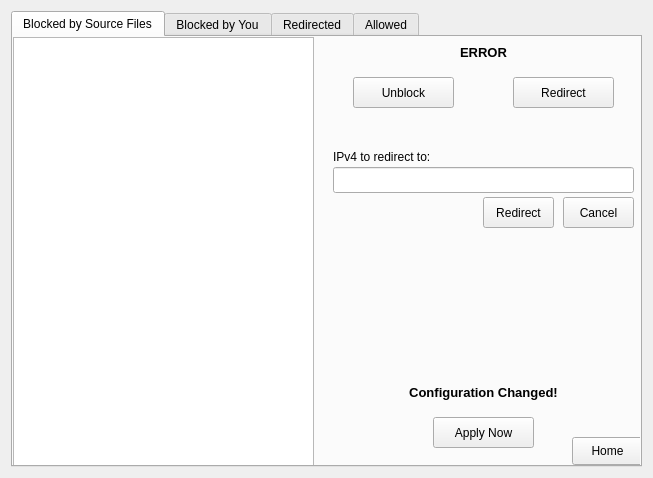
<?xml version="1.0" encoding="UTF-8"?>

<!--
Copyright (C) 2021 xploreinfinity

This program is free software: you can redistribute it and/or modify it under the terms of the GNU General Public License as published by the Free Software Foundation, version 3.

This program is distributed in the hope that it will be useful, but WITHOUT ANY WARRANTY; without even the implied warranty of MERCHANTABILITY or FITNESS FOR A PARTICULAR PURPOSE. See the GNU General Public License for more details.

You should have received a copy of the GNU General Public License along with this program. If not, see <https://www.gnu.org/licenses/>. 

-->

<ui version="4.0">
 <class>Form</class>
 <widget class="QWidget" name="Form">
  <property name="geometry">
   <rect>
    <x>0</x>
    <y>0</y>
    <width>653</width>
    <height>478</height>
   </rect>
  </property>
  <property name="sizePolicy">
   <sizepolicy hsizetype="Fixed" vsizetype="Fixed">
    <horstretch>0</horstretch>
    <verstretch>0</verstretch>
   </sizepolicy>
  </property>
  <property name="minimumSize">
   <size>
    <width>653</width>
    <height>478</height>
   </size>
  </property>
  <property name="maximumSize">
   <size>
    <width>653</width>
    <height>478</height>
   </size>
  </property>
  <property name="windowTitle">
   <string>Form</string>
  </property>
  <layout class="QVBoxLayout" name="verticalLayout">
   <item>
    <widget class="QTabWidget" name="tabWidget">
     <property name="layoutDirection">
      <enum>Qt::LeftToRight</enum>
     </property>
     <property name="tabPosition">
      <enum>QTabWidget::North</enum>
     </property>
     <property name="tabShape">
      <enum>QTabWidget::Rounded</enum>
     </property>
     <property name="currentIndex">
      <number>0</number>
     </property>
     <widget class="QWidget" name="SourceBlocked_tab">
      <attribute name="title">
       <string>Blocked by Source Files</string>
      </attribute>
      <widget class="QListWidget" name="sourceDefinedList">
       <property name="geometry">
        <rect>
         <x>0</x>
         <y>0</y>
         <width>301</width>
         <height>431</height>
        </rect>
       </property>
      </widget>
      <widget class="QPushButton" name="allowSourceBlocked_btn">
       <property name="geometry">
        <rect>
         <x>340</x>
         <y>40</y>
         <width>101</width>
         <height>31</height>
        </rect>
       </property>
       <property name="text">
        <string>Unblock</string>
       </property>
      </widget>
      <widget class="QPushButton" name="redirectSourceBlocked_btn">
       <property name="geometry">
        <rect>
         <x>500</x>
         <y>40</y>
         <width>101</width>
         <height>31</height>
        </rect>
       </property>
       <property name="text">
        <string>Redirect</string>
       </property>
      </widget>
      <widget class="QPushButton" name="sourceDefinedApplyConfig_btn">
       <property name="geometry">
        <rect>
         <x>420</x>
         <y>380</y>
         <width>101</width>
         <height>31</height>
        </rect>
       </property>
       <property name="text">
        <string>Apply Now</string>
       </property>
      </widget>
      <widget class="QLabel" name="mainSourceDefinedStatus_lbl">
       <property name="geometry">
        <rect>
         <x>300</x>
         <y>0</y>
         <width>341</width>
         <height>30</height>
        </rect>
       </property>
       <property name="font">
        <font>
         <pointsize>10</pointsize>
         <weight>75</weight>
         <bold>true</bold>
        </font>
       </property>
       <property name="styleSheet">
        <string notr="true"/>
       </property>
       <property name="text">
        <string>ERROR</string>
       </property>
       <property name="alignment">
        <set>Qt::AlignCenter</set>
       </property>
      </widget>
      <widget class="QLabel" name="sourceBlockedHostname_lbl">
       <property name="geometry">
        <rect>
         <x>320</x>
         <y>110</y>
         <width>121</width>
         <height>20</height>
        </rect>
       </property>
       <property name="text">
        <string>IPv4 to redirect to:</string>
       </property>
      </widget>
      <widget class="QLineEdit" name="redirectSourceBlockedHost_tf">
       <property name="geometry">
        <rect>
         <x>320</x>
         <y>130</y>
         <width>301</width>
         <height>26</height>
        </rect>
       </property>
      </widget>
      <widget class="QPushButton" name="redirectSourceBlockedHost_btn">
       <property name="geometry">
        <rect>
         <x>470</x>
         <y>160</y>
         <width>71</width>
         <height>31</height>
        </rect>
       </property>
       <property name="text">
        <string>Redirect</string>
       </property>
      </widget>
      <widget class="QPushButton" name="cancelRedirectSourceBlockedHost_btn">
       <property name="geometry">
        <rect>
         <x>550</x>
         <y>160</y>
         <width>71</width>
         <height>31</height>
        </rect>
       </property>
       <property name="text">
        <string>Cancel</string>
       </property>
      </widget>
      <widget class="QLabel" name="sourceBlockedStatus_lbl">
       <property name="geometry">
        <rect>
         <x>300</x>
         <y>340</y>
         <width>341</width>
         <height>30</height>
        </rect>
       </property>
       <property name="font">
        <font>
         <pointsize>10</pointsize>
         <weight>75</weight>
         <bold>true</bold>
        </font>
       </property>
       <property name="styleSheet">
        <string notr="true"/>
       </property>
       <property name="text">
        <string>Configuration Changed!</string>
       </property>
       <property name="alignment">
        <set>Qt::AlignCenter</set>
       </property>
      </widget>
      <widget class="QPushButton" name="sourceBlockedHome_btn">
       <property name="geometry">
        <rect>
         <x>559</x>
         <y>400</y>
         <width>71</width>
         <height>28</height>
        </rect>
       </property>
       <property name="text">
        <string>Home</string>
       </property>
       <property name="iconSize">
        <size>
         <width>0</width>
         <height>0</height>
        </size>
       </property>
      </widget>
     </widget>
     <widget class="QWidget" name="UserBlocked_tab">
      <attribute name="title">
       <string>Blocked by You</string>
      </attribute>
      <widget class="QListWidget" name="blockedList">
       <property name="geometry">
        <rect>
         <x>0</x>
         <y>0</y>
         <width>301</width>
         <height>431</height>
        </rect>
       </property>
      </widget>
      <widget class="QLabel" name="mainBlockedStatus_lbl">
       <property name="geometry">
        <rect>
         <x>300</x>
         <y>0</y>
         <width>341</width>
         <height>30</height>
        </rect>
       </property>
       <property name="font">
        <font>
         <pointsize>10</pointsize>
         <weight>75</weight>
         <bold>true</bold>
        </font>
       </property>
       <property name="styleSheet">
        <string notr="true"/>
       </property>
       <property name="text">
        <string>ERROR</string>
       </property>
       <property name="alignment">
        <set>Qt::AlignCenter</set>
       </property>
      </widget>
      <widget class="QPushButton" name="addBlockedHost_btn">
       <property name="geometry">
        <rect>
         <x>340</x>
         <y>40</y>
         <width>101</width>
         <height>31</height>
        </rect>
       </property>
       <property name="text">
        <string>Add</string>
       </property>
      </widget>
      <widget class="QPushButton" name="deleteBlockedHost_btn">
       <property name="geometry">
        <rect>
         <x>500</x>
         <y>40</y>
         <width>101</width>
         <height>31</height>
        </rect>
       </property>
       <property name="text">
        <string>Delete</string>
       </property>
      </widget>
      <widget class="QLabel" name="blockedStatus_lbl">
       <property name="geometry">
        <rect>
         <x>300</x>
         <y>340</y>
         <width>341</width>
         <height>30</height>
        </rect>
       </property>
       <property name="font">
        <font>
         <pointsize>10</pointsize>
         <weight>75</weight>
         <bold>true</bold>
        </font>
       </property>
       <property name="styleSheet">
        <string notr="true"/>
       </property>
       <property name="text">
        <string>Configuration Changed!</string>
       </property>
       <property name="alignment">
        <set>Qt::AlignCenter</set>
       </property>
      </widget>
      <widget class="QPushButton" name="blockedApplyConfig_btn">
       <property name="geometry">
        <rect>
         <x>420</x>
         <y>380</y>
         <width>101</width>
         <height>31</height>
        </rect>
       </property>
       <property name="text">
        <string>Apply Now</string>
       </property>
      </widget>
      <widget class="QLabel" name="blockedHostname_lbl">
       <property name="geometry">
        <rect>
         <x>320</x>
         <y>110</y>
         <width>71</width>
         <height>20</height>
        </rect>
       </property>
       <property name="text">
        <string>Hostname:</string>
       </property>
      </widget>
      <widget class="QLineEdit" name="addBlockedHost_tf">
       <property name="geometry">
        <rect>
         <x>320</x>
         <y>130</y>
         <width>301</width>
         <height>26</height>
        </rect>
       </property>
      </widget>
      <widget class="QPushButton" name="addAddBlockedHost_btn">
       <property name="geometry">
        <rect>
         <x>470</x>
         <y>160</y>
         <width>71</width>
         <height>31</height>
        </rect>
       </property>
       <property name="text">
        <string>Add</string>
       </property>
      </widget>
      <widget class="QPushButton" name="cancelAddBlockedHost_btn">
       <property name="geometry">
        <rect>
         <x>550</x>
         <y>160</y>
         <width>71</width>
         <height>31</height>
        </rect>
       </property>
       <property name="text">
        <string>Cancel</string>
       </property>
      </widget>
      <widget class="QPushButton" name="blockedHome_btn">
       <property name="geometry">
        <rect>
         <x>560</x>
         <y>400</y>
         <width>71</width>
         <height>28</height>
        </rect>
       </property>
       <property name="text">
        <string>Home</string>
       </property>
       <property name="iconSize">
        <size>
         <width>0</width>
         <height>0</height>
        </size>
       </property>
      </widget>
     </widget>
     <widget class="QWidget" name="Redirected_tab">
      <attribute name="title">
       <string>Redirected</string>
      </attribute>
      <widget class="QTableWidget" name="redirectedTable">
       <property name="geometry">
        <rect>
         <x>0</x>
         <y>0</y>
         <width>631</width>
         <height>281</height>
        </rect>
       </property>
       <property name="editTriggers">
        <set>QAbstractItemView::NoEditTriggers</set>
       </property>
       <property name="selectionMode">
        <enum>QAbstractItemView::SingleSelection</enum>
       </property>
       <property name="selectionBehavior">
        <enum>QAbstractItemView::SelectRows</enum>
       </property>
       <property name="cornerButtonEnabled">
        <bool>true</bool>
       </property>
       <attribute name="horizontalHeaderDefaultSectionSize">
        <number>308</number>
       </attribute>
       <attribute name="verticalHeaderHighlightSections">
        <bool>true</bool>
       </attribute>
       <column>
        <property name="text">
         <string>IP (IPV4)</string>
        </property>
       </column>
       <column>
        <property name="text">
         <string>Hostname</string>
        </property>
       </column>
      </widget>
      <widget class="QGroupBox" name="groupBox">
       <property name="geometry">
        <rect>
         <x>0</x>
         <y>310</y>
         <width>521</width>
         <height>111</height>
        </rect>
       </property>
       <property name="accessibleName">
        <string/>
       </property>
       <property name="title">
        <string>Actions</string>
       </property>
       <property name="alignment">
        <set>Qt::AlignLeading|Qt::AlignLeft|Qt::AlignVCenter</set>
       </property>
       <property name="flat">
        <bool>false</bool>
       </property>
       <property name="checkable">
        <bool>false</bool>
       </property>
       <property name="checked">
        <bool>false</bool>
       </property>
       <widget class="QLineEdit" name="redirectedIP_tf">
        <property name="geometry">
         <rect>
          <x>90</x>
          <y>40</y>
          <width>311</width>
          <height>26</height>
         </rect>
        </property>
       </widget>
       <widget class="QLineEdit" name="redirectedHostname_tf">
        <property name="geometry">
         <rect>
          <x>90</x>
          <y>70</y>
          <width>311</width>
          <height>26</height>
         </rect>
        </property>
       </widget>
       <widget class="QLabel" name="label">
        <property name="geometry">
         <rect>
          <x>10</x>
          <y>40</y>
          <width>57</width>
          <height>16</height>
         </rect>
        </property>
        <property name="text">
         <string>IP(IPV4):</string>
        </property>
       </widget>
       <widget class="QLabel" name="label_2">
        <property name="geometry">
         <rect>
          <x>10</x>
          <y>70</y>
          <width>71</width>
          <height>16</height>
         </rect>
        </property>
        <property name="text">
         <string>Hostname:</string>
        </property>
       </widget>
       <widget class="QPushButton" name="saveRedirectedHost_btn">
        <property name="geometry">
         <rect>
          <x>420</x>
          <y>40</y>
          <width>91</width>
          <height>26</height>
         </rect>
        </property>
        <property name="text">
         <string>Save</string>
        </property>
       </widget>
       <widget class="QPushButton" name="cancelRedirectedHost_btn">
        <property name="geometry">
         <rect>
          <x>420</x>
          <y>70</y>
          <width>91</width>
          <height>26</height>
         </rect>
        </property>
        <property name="text">
         <string>Cancel</string>
        </property>
       </widget>
       <widget class="QLabel" name="editMode_lbl">
        <property name="geometry">
         <rect>
          <x>160</x>
          <y>20</y>
          <width>171</width>
          <height>16</height>
         </rect>
        </property>
        <property name="font">
         <font>
          <pointsize>10</pointsize>
          <weight>75</weight>
          <bold>true</bold>
         </font>
        </property>
        <property name="styleSheet">
         <string notr="true">color:limegreen;font-weight:bold;</string>
        </property>
        <property name="text">
         <string>Editing a rule:</string>
        </property>
        <property name="alignment">
         <set>Qt::AlignCenter</set>
        </property>
       </widget>
      </widget>
      <widget class="QWidget" name="widget" native="true">
       <property name="geometry">
        <rect>
         <x>520</x>
         <y>330</y>
         <width>111</width>
         <height>71</height>
        </rect>
       </property>
       <widget class="QPushButton" name="addRedirectedHost_btn">
        <property name="geometry">
         <rect>
          <x>10</x>
          <y>10</y>
          <width>91</width>
          <height>26</height>
         </rect>
        </property>
        <property name="text">
         <string>Add New Rule</string>
        </property>
       </widget>
       <widget class="QPushButton" name="deleteRedirectedHost_btn">
        <property name="geometry">
         <rect>
          <x>10</x>
          <y>40</y>
          <width>91</width>
          <height>26</height>
         </rect>
        </property>
        <property name="text">
         <string>Remove Rule</string>
        </property>
       </widget>
      </widget>
      <widget class="QLabel" name="redirectedStatus_lbl">
       <property name="geometry">
        <rect>
         <x>350</x>
         <y>280</y>
         <width>191</width>
         <height>31</height>
        </rect>
       </property>
       <property name="font">
        <font>
         <pointsize>10</pointsize>
         <weight>75</weight>
         <bold>true</bold>
        </font>
       </property>
       <property name="styleSheet">
        <string notr="true"/>
       </property>
       <property name="text">
        <string>Configuration Changed!</string>
       </property>
       <property name="alignment">
        <set>Qt::AlignCenter</set>
       </property>
      </widget>
      <widget class="QPushButton" name="redirectedApplyConfig_btn">
       <property name="geometry">
        <rect>
         <x>540</x>
         <y>280</y>
         <width>91</width>
         <height>31</height>
        </rect>
       </property>
       <property name="text">
        <string>Apply Now</string>
       </property>
      </widget>
      <widget class="QLabel" name="mainRedirectedStatus_lbl">
       <property name="geometry">
        <rect>
         <x>0</x>
         <y>280</y>
         <width>341</width>
         <height>30</height>
        </rect>
       </property>
       <property name="font">
        <font>
         <pointsize>10</pointsize>
         <weight>75</weight>
         <bold>true</bold>
        </font>
       </property>
       <property name="styleSheet">
        <string notr="true"/>
       </property>
       <property name="text">
        <string>ERROR</string>
       </property>
       <property name="alignment">
        <set>Qt::AlignCenter</set>
       </property>
      </widget>
      <widget class="QPushButton" name="redirectedHome_btn">
       <property name="geometry">
        <rect>
         <x>560</x>
         <y>400</y>
         <width>71</width>
         <height>28</height>
        </rect>
       </property>
       <property name="text">
        <string>Home</string>
       </property>
       <property name="iconSize">
        <size>
         <width>0</width>
         <height>0</height>
        </size>
       </property>
      </widget>
     </widget>
     <widget class="QWidget" name="UserAllowed_tab">
      <attribute name="title">
       <string>Allowed</string>
      </attribute>
      <widget class="QListWidget" name="allowedList">
       <property name="geometry">
        <rect>
         <x>0</x>
         <y>0</y>
         <width>301</width>
         <height>431</height>
        </rect>
       </property>
      </widget>
      <widget class="QPushButton" name="deleteAllowedHost_btn">
       <property name="geometry">
        <rect>
         <x>500</x>
         <y>40</y>
         <width>101</width>
         <height>31</height>
        </rect>
       </property>
       <property name="text">
        <string>Delete</string>
       </property>
      </widget>
      <widget class="QLabel" name="allowedStatus_lbl">
       <property name="geometry">
        <rect>
         <x>300</x>
         <y>340</y>
         <width>341</width>
         <height>30</height>
        </rect>
       </property>
       <property name="font">
        <font>
         <pointsize>10</pointsize>
         <weight>75</weight>
         <bold>true</bold>
        </font>
       </property>
       <property name="styleSheet">
        <string notr="true"/>
       </property>
       <property name="text">
        <string>Configuration Changed!</string>
       </property>
       <property name="alignment">
        <set>Qt::AlignCenter</set>
       </property>
      </widget>
      <widget class="QPushButton" name="allowedApplyConfig_btn">
       <property name="geometry">
        <rect>
         <x>420</x>
         <y>380</y>
         <width>101</width>
         <height>31</height>
        </rect>
       </property>
       <property name="text">
        <string>Apply Now</string>
       </property>
      </widget>
      <widget class="QPushButton" name="addAllowedHost_btn">
       <property name="geometry">
        <rect>
         <x>340</x>
         <y>40</y>
         <width>101</width>
         <height>31</height>
        </rect>
       </property>
       <property name="text">
        <string>Add</string>
       </property>
      </widget>
      <widget class="QLabel" name="allowedHostname_lbl">
       <property name="geometry">
        <rect>
         <x>320</x>
         <y>110</y>
         <width>71</width>
         <height>16</height>
        </rect>
       </property>
       <property name="text">
        <string>Hostname:</string>
       </property>
      </widget>
      <widget class="QLineEdit" name="addAllowedHost_tf">
       <property name="geometry">
        <rect>
         <x>320</x>
         <y>130</y>
         <width>301</width>
         <height>26</height>
        </rect>
       </property>
      </widget>
      <widget class="QPushButton" name="addAddAllowedHost_btn">
       <property name="geometry">
        <rect>
         <x>470</x>
         <y>160</y>
         <width>71</width>
         <height>31</height>
        </rect>
       </property>
       <property name="text">
        <string>Add</string>
       </property>
      </widget>
      <widget class="QPushButton" name="cancelAddAllowedHost_btn">
       <property name="geometry">
        <rect>
         <x>550</x>
         <y>160</y>
         <width>71</width>
         <height>31</height>
        </rect>
       </property>
       <property name="text">
        <string>Cancel</string>
       </property>
      </widget>
      <widget class="QLabel" name="mainAllowedStatus_lbl">
       <property name="geometry">
        <rect>
         <x>300</x>
         <y>0</y>
         <width>341</width>
         <height>30</height>
        </rect>
       </property>
       <property name="font">
        <font>
         <pointsize>10</pointsize>
         <weight>75</weight>
         <bold>true</bold>
        </font>
       </property>
       <property name="styleSheet">
        <string notr="true"/>
       </property>
       <property name="text">
        <string>ERROR</string>
       </property>
       <property name="alignment">
        <set>Qt::AlignCenter</set>
       </property>
      </widget>
      <widget class="QPushButton" name="allowedHome_btn">
       <property name="geometry">
        <rect>
         <x>560</x>
         <y>400</y>
         <width>71</width>
         <height>28</height>
        </rect>
       </property>
       <property name="text">
        <string>Home</string>
       </property>
       <property name="iconSize">
        <size>
         <width>0</width>
         <height>0</height>
        </size>
       </property>
      </widget>
     </widget>
    </widget>
   </item>
  </layout>
 </widget>
 <resources/>
 <connections/>
</ui>
